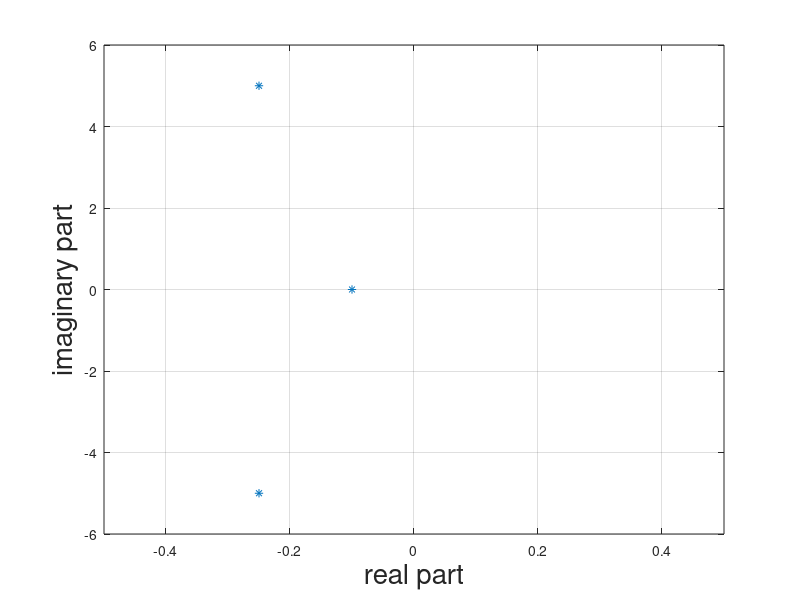

Write the MATLAB code that produced this figure. (Note: this script raises an error after producing the figure.)
x = [-0.1, -0.25, -0.25];
y = [0, -5, 5];

plot(x, y, '*')
grid on
xlim([-.5 .5])
ylim([-6 6])
xlabel('real part', 'FontSize', 20);
ylabel('imaginary part', 'FontSize', 20);
xline(0, 'LineWidth', 2);
yline(0, 'LineWidth', 2);